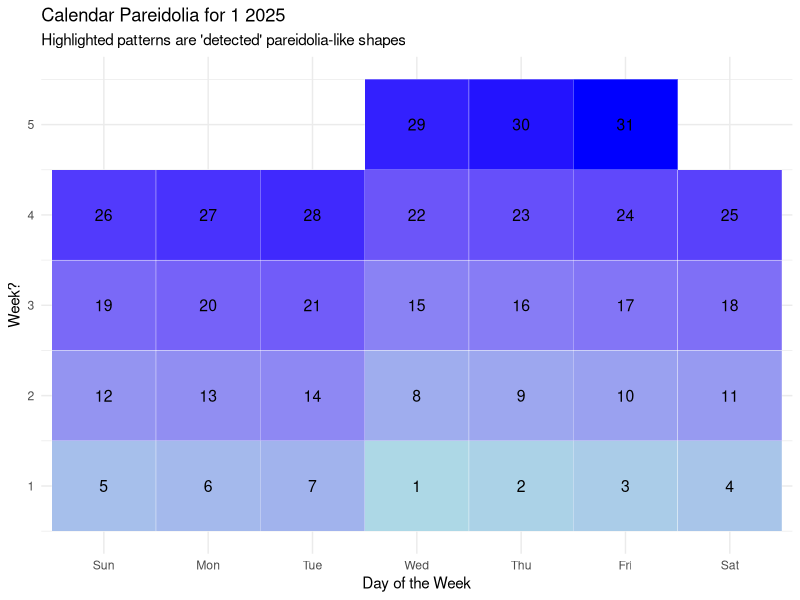
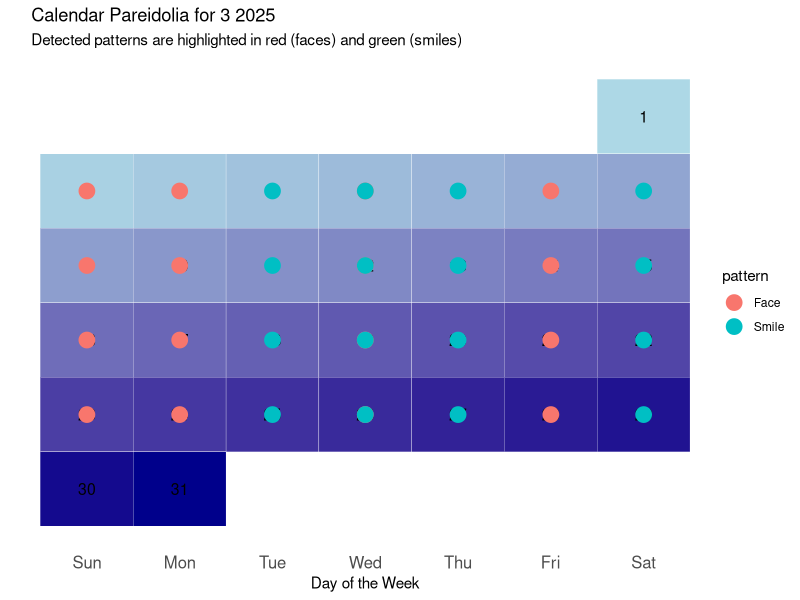
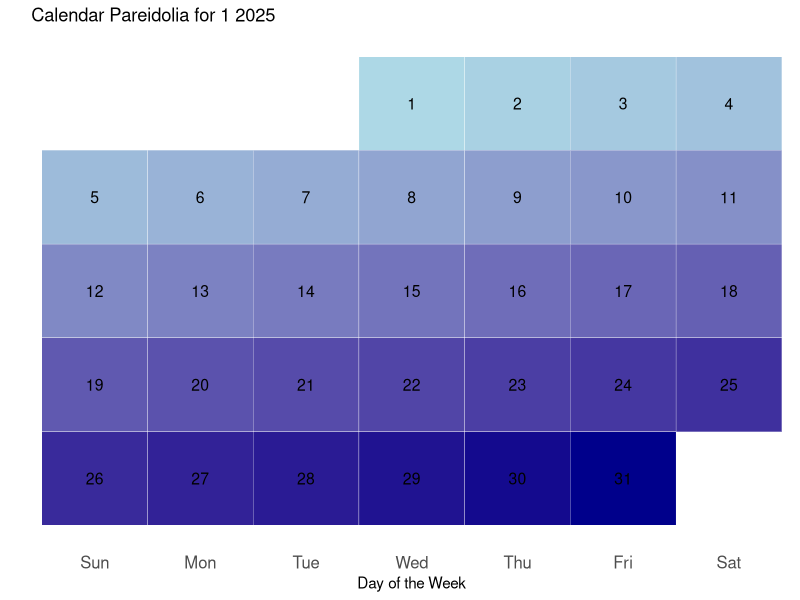
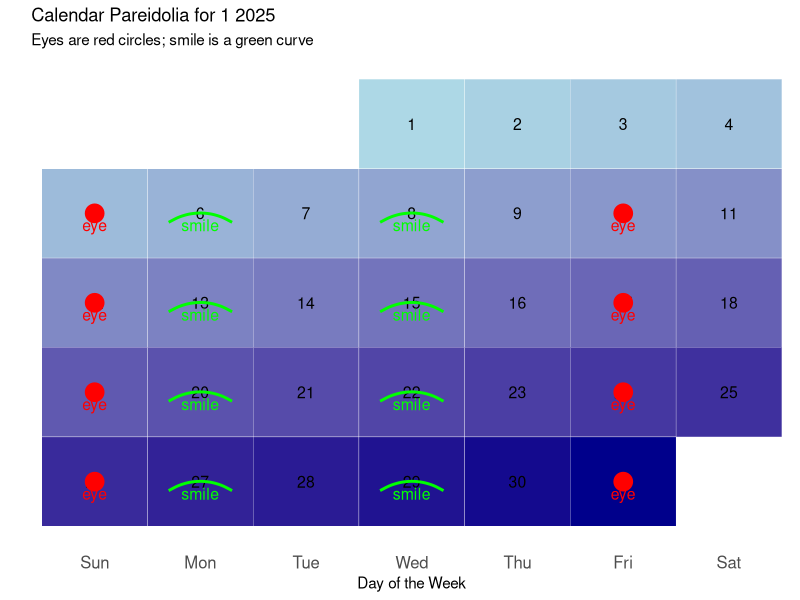

Source code (R) for these figures, in order:
#getwd()

library(ggplot2)
library(dplyr)
library(lubridate)


##########################################
# 
# Function t0 generate calendar pareidolia
#
# Series:
# Little Useless-useful R functions #65
# Created: January 03, 2035
# Author: Tomaz Kastrun
# Blog: tomaztsql.wordpress.com
# V.1.0

# Changelog: 
###########################################


days_in_month <- function(date) {
  return(as.numeric(format(date + months(1) - days(1), "%d")))
}

# 
# year <- 2025
# month <- 2
# as.Date(paste(year, month, "01", sep = "-"))
# as.Date(paste(year, month, days_in_month(as.Date(paste(year, month, "01", sep = "-"))), sep = "-"))
# 
# 
# days <- seq.Date(from = as.Date(paste(year, month, "01", sep = "-")),
#                  to = as.Date(paste(year, month, days_in_month(as.Date(paste(year, month, "01", sep = "-"))), sep = "-")),
#                  by = "day")
# 
# calendar <- data.frame(
#   date = days,
#   day = wday(days, label = TRUE, locale = Sys.getlocale("LC_TIME") ),
#   #week = as.numeric(format(days, "%U")) - min(as.numeric(format(days, "%U"))) + 1
#   week = lubridate::week(days)
# )
# 
# calendar
# lubridate::week("2025-02-28")
# 
# wday(x, label = FALSE, abbr = TRUE, week_start = getOption("lubridate.week.start", 7), locale = Sys.getlocale("LC_TIME"))

calendar_pareidolia <- function(year, month) {

  days <- seq.Date(from = as.Date(paste(year, month, "01", sep = "-")),
                   to = as.Date(paste(year, month, days_in_month(as.Date(paste(year, month, "01", sep = "-"))), sep = "-")),
                   by = "day")
  calendar <- data.frame(
    date = days,
    day = wday(days, label = TRUE),
    week = as.numeric(format(days, "%U")) - min(as.numeric(format(days, "%U"))) + 1,
    week_graph = lubridate::week(days)
  )
  head(calendar,3)
  
  # Define quazi-patterns (example: "eyes and mouth" for faces)
  patterns <- list(
    face = c("Sun", "Mon", "Wed", "Fri", "Sun"),
    smile = c("Tue", "Wed", "Thu", "Sat"),
    vertical_line = c("Mon", "Tue", "Wed", "Thu", "Fri")
  )
  
  # "detect" quazi- patterns
  detected_patterns <- lapply(patterns, function(pat) {
    calendar %>%
      group_by(week) %>%
      filter(day %in% pat) %>%
      summarise(
        match = ifelse(all(pat %in% day), TRUE, FALSE),
        pattern = paste(pat, collapse = ", ")
      ) %>%
      filter(match == TRUE)
  })
  
  detected_patterns <- bind_rows(detected_patterns, .id = "pattern_name")
  View(detected_patterns)
  
  ## Draw calendar
  ggplot(calendar, aes(x = day, y = week_graph)) +
    geom_tile(aes(fill = date), color = "white", show.legend = FALSE) +
    scale_fill_gradient(low = "lightblue", high = "blue") +
    geom_text(aes(label = day(date)), size = 4, color = "black") +
    geom_point(
      data = calendar %>% filter(date %in% detected_patterns$date),
      aes(x = day, y = week),
      color = "red", size = 4
    ) +
    theme_minimal() +
    labs(
      title = paste("Calendar Pareidolia for", month, year),
      subtitle = "Highlighted patterns are 'detected' pareidolia-like shapes",
      x = "Day of the Week",
      y = "Week?"
    )
}

# helper?
days_in_month <- function(date) {
  return(as.numeric(format(date + months(1) - days(1), "%d")))
}

# Run the function for February 2025
calendar_pareidolia(2025, 1) 



### work in progress with dots:

library(ggplot2)
library(dplyr)
library(lubridate)


year <- 2025
month <- 3

days_in_month <- function(date) {
  as.numeric(format(date + months(1) - days(1), "%d"))
}


start_date <- as.Date(paste(year, month, "01", sep = "-"))
end_date <- as.Date(paste(year, month, days_in_month(start_date), sep = "-"))
days <- seq.Date(from = start_date, to = end_date, by = "day")

calendar <- data.frame(
  date = days,
  day = wday(days, label = TRUE, abbr = TRUE), # Day of the week (e.g., "Su", "Mo")
  week = as.numeric(format(days, "%U")) - as.numeric(format(start_date, "%U")) + 1, 
  day_num = day(days) 
)

head(calendar,3)  


face_patterns <- calendar %>%
  filter(day %in% c("Sun", "Mon", "Wed", "Fri")) %>%
  group_by(week) %>%
  summarise(
    face_detected = all(c("Sun", "Mon", "Wed", "Fri") %in% day),
    .groups = "drop"
  ) %>%
  filter(face_detected) %>%
  inner_join(calendar, by = "week") %>%
  filter(day %in% c("Sun", "Mon", "Wed", "Fri")) %>%
  mutate(pattern = "Face")

face_patterns

# Detect "Smile" patterns
smile_patterns <- calendar %>%
  filter(day %in% c("Tue", "Wed", "Thu", "Sat")) %>%
  group_by(week) %>%
  summarise(
    smile_detected = all(c("Tue", "Wed", "Thu", "Sat") %in% day),
    .groups = "drop"
  ) %>%
  filter(smile_detected) %>%
  inner_join(calendar, by = "week") %>%
  filter(day %in% c("Tue", "Wed", "Thu", "Sat")) %>%
  mutate(pattern = "Smile")

smile_patterns  



detected_patterns <- bind_rows(face_patterns, smile_patterns)
#  View(detected_patterns)

# Ensure the detected patterns have distinct colors
ggplot(calendar, aes(x = day, y = -week)) +
  geom_tile(aes(fill = date), color = "white", show.legend = FALSE) +
  scale_fill_gradient(low = "lightblue", high = "darkblue") +
  geom_text(aes(label = day_num), size = 4, color = "black") +
  
  # Highlight detected patterns
  geom_point(
    data = detected_patterns,
    aes(x = day, y = -week, color = pattern),
    size = 5
  ) +
  theme_minimal() +
  theme(
    axis.text.x = element_text(size = 12),
    axis.text.y = element_blank(),
    panel.grid = element_blank()
  ) +
  labs(
    title = paste("Calendar Pareidolia for", month, year),
    subtitle = "Detected patterns are highlighted in red (faces) and green (smiles)",
    x = "Day of the Week",
    y = ""
  )


## Just a calendar:


calendar_pareidolia <- function(year, month) {
  
  start_date <- as.Date(paste(year, month, "01", sep = "-"))
  end_date <- as.Date(paste(year, month, days_in_month(start_date), sep = "-"))
  days <- seq.Date(from = start_date, to = end_date, by = "day")
  
  
  calendar <- data.frame(
    date = days,
    day = wday(days, label = TRUE, abbr = TRUE), # Day of the week (e.g., "Mo", "Tu")
    week = as.numeric(format(days, "%U")) - as.numeric(format(start_date, "%U")) + 1,
    day_num = day(days)
  )
  
  # Define patterns (e.g., "eyes and mouth" for faces)
  patterns <- list(
    face = c("Su", "Mo", "We", "Fr", "Su"), # E.g: eyes (Su/Mo), nose (We), mouth (Fr)
    smile = c("Tu", "We", "Th"),            # Smile
    line = c("Mo", "Tu", "We", "Th", "Fr")  # Vertical line 
  )
  
  
  detected_patterns <- lapply(names(patterns), function(pattern_name) {
    pat <- patterns[[pattern_name]]
    calendar %>%
      group_by(week) %>%
      filter(day %in% pat) %>%
      mutate(pattern_name = pattern_name) %>%
      filter(n_distinct(day) == length(pat)) 
  }) %>%
    bind_rows() # ???
  
  detected_patterns <- detected_patterns %>% distinct()
  
  ggplot(calendar, aes(x = day, y = -week)) +
    geom_tile(aes(fill = date), color = "white", show.legend = FALSE) +
    scale_fill_gradient(low = "lightblue", high = "darkblue") +
    geom_text(aes(label = day_num), size = 4, color = "black") +
    
    geom_point( data = detected_patterns, aes(x = day, y = -week, color = pattern_name), size = 5 ) +
    scale_color_manual(
      values = c("face" = "red", "smile" = "green", "line" = "orange"),
      name = "Pattern"
    ) +
    theme_minimal() +
    theme(
      axis.text.x = element_text(size = 12),
      axis.text.y = element_blank(),
      panel.grid = element_blank()
    ) +
    labs(
      title = paste("Calendar Pareidolia for", month, year),
      x = "Day of the Week",
      y = ""
    )
}


days_in_month <- function(date) {
  as.numeric(format(date + months(1) - days(1), "%d"))
}

# Example
calendar_pareidolia(2025, 1)


## With actual curves :)

calendar_pareidolia <- function(year, month) {
  start_date <- as.Date(paste(year, month, "01", sep = "-"))
  end_date <- as.Date(paste(year, month, days_in_month(start_date), sep = "-"))
  days <- seq.Date(from = start_date, to = end_date, by = "day")
  
  calendar <- data.frame(
    date = days,
    day = wday(days, label = TRUE, abbr = TRUE), # Day of the week (e.g., "Su", "Mo")
    week = as.numeric(format(days, "%U")) - as.numeric(format(start_date, "%U")) + 1, # Week of the month
    day_num = day(days) # Numeric day of the month
  )
  
  face_patterns <- calendar %>%
    group_by(week) %>%
    filter(all(c("Sun", "Mon", "Wed", "Fri") %in% day)) %>%
    filter(day %in% c("Sun", "Mon", "Wed", "Fri")) %>%
    mutate(feature = ifelse(day %in% c("Sun", "Fri"), "eye", "smile")) %>%
    ungroup()
  
  detected_patterns <- face_patterns
  
  if (nrow(detected_patterns) == 0) {
    message("No patterns detected for the given month and year.")
    return(NULL)
  }
  
  # Visualization: Calendar with highlighted patterns
  ggplot(calendar, aes(x = day, y = -week)) +
    # Basic calendar grid
    geom_tile(aes(fill = date), color = "white", show.legend = FALSE) +
    scale_fill_gradient(low = "lightblue", high = "darkblue") +
    geom_text(aes(label = day_num), size = 4, color = "black") +
    # Add "eyes" as red circles
    geom_point(
      data = filter(detected_patterns, feature == "eye"),
      aes(x = day, y = -week),
      color = "red",
      size = 6
    ) +
    # Add "smile" as green arcs
    geom_curve(
      data = filter(detected_patterns, feature == "smile"),
      aes(x = as.numeric(day) - 0.3, xend = as.numeric(day) + 0.3,
          y = -week - 0.1, yend = -week - 0.1),
      curvature = -0.3,
      color = "green",
      size = 1
    ) +
    # Highlight feature types (eyes and smile)
    geom_text(
      data = detected_patterns,
      aes(label = feature, color = feature),
      vjust = 1.5,
      size = 4
    ) +
    scale_color_manual(values = c("eye" = "red", "smile" = "green")) +
    theme_minimal() +
    theme(
      axis.text.x = element_text(size = 12),
      axis.text.y = element_blank(),
      panel.grid = element_blank(),
      legend.position = "none"
    ) +
    labs(
      title = paste("Calendar Pareidolia for", month, year),
      subtitle = "Eyes are red circles; smile is a green curve",
      x = "Day of the Week",
      y = ""
    )
}


days_in_month <- function(date) {
  as.numeric(format(date + months(1) - days(1), "%d"))
}

# Example 
calendar_pareidolia(2025, 1)
